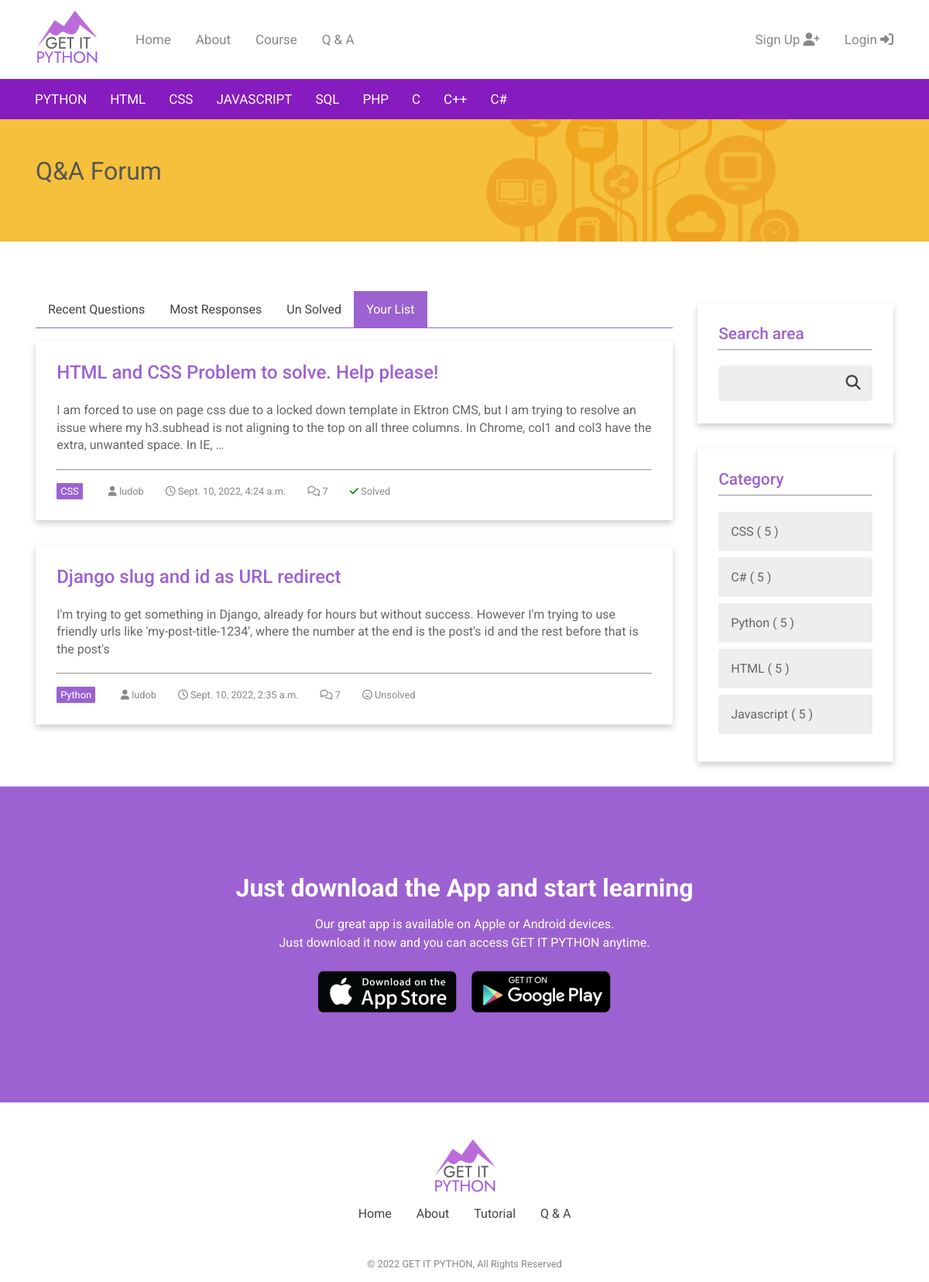
Page /forums/selected/ludob/ on the committed database.
### forums/models.py (models this page shows, shortened)
class Forum(models.Model):
    title = models.CharField(max_length=255, unique=True)
    slug = models.SlugField(allow_unicode=True, unique=True)
    category = models.ForeignKey(
        Category, related_name="categories", on_delete=models.CASCADE)
    description = models.TextField(blank=True, default='')
    created_at = models.DateTimeField(auto_now=True)
    updated = models.DateTimeField(auto_now=True)
    is_closed = models.BooleanField(default=False)
    user = models.ForeignKey(User, related_name='forums',
                             on_delete=models.CASCADE)
    class Meta:
        ordering = ["-created_at"]

class Category(models.Model):
    name = models.CharField(max_length=50, unique=True)
    position = models.IntegerField(default=0)
    class Meta:
        ordering = ['position']
    def __str__(self):
        return self.name

### accounts/models.py (models this page shows)
class CustomUser(AbstractUser):
    age = models.PositiveIntegerField(null=True, blank=True)

### forums/views.py (the view)
class ListSelectedUserForums(generic.ListView):
    model = Forum
    template_name = 'forums/forum_list_selected_user.html'
    def get_queryset(self):
        try:
            self.post_user = User.objects.prefetch_related("forums").get(
                username__iexact=self.kwargs.get("user")
            )
        except User.DoesNotExist:
            raise Http404
        else:
            return self.post_user.forums.all()
    def get_context_data(self, **kwargs):
        context = super().get_context_data(**kwargs)
        context['category'] = Category.objects.all()
        return context

### forums/templates/forums/forum_list_selected_user.html (shortened to what this page needs)
{% extends 'forums/forum_base.html' %}
{% block forum_header %}
    {% include "forums/_forum_simple_header.html" %}
{% endblock %}
{% block preforum %}
    <nav  class="forum_navbar">
        <ul>
            <li><a href="{% url 'forums:all' %}">Recent Questions</a></li>
            <li><a href="#">Most Responses</a></li>
            <li><a href="{% url 'forums:selected_unsolved' %}">Un Solved</a></li>
            <li><a id="active" href="{% url 'forums:selected_user' user.username %}">Your List</a></li>
          </ul>
    </nav>
{% endblock %}
{% block forum_content %}
    <div>
        {% for forum in forum_list %}
        <div class="card_forum">
            <h2 class="forum_list_title">
                <a class='list' href="{% url 'forums:single' pk=forum.pk %}">{{forum.title}}</a></h2>
            <p class="form_list_text">{{forum.description|truncatewords:50}}</p>
            <hr>
            <div class="forum_list_detail">
                <span id="tag">{{forum.category}}</span>
                <span><i class="fas fa-user"></i> {{forum.user}}</span>
                <span><i class="far fa-clock"></i> {{forum.created_at}}</span>
                <span><i class="far fa-comments"></i> 7</span>
                {% if forum.is_closed == True %}
                    <span><i class="fas fa-check" style="color:green;"></i> Solved</span>
                {% else %}
                    <span><i class="far fa-frown-open"></i> Unsolved</span>
                {% endif %}
            </div>
        </div>
        {% endfor %}
    </div>
{% endblock %}
{% block category %}
<div>
    <div class="card_forum">
        {% if user.is_authenticated %}
            <h3 class="forum_cat_title">Hi {{ user.username }}!</h3>
            <hr>
            <div class="forum_cat_list_container">
                <a class="forum_user_box" href="{% url 'forums:create' %}">
                    <i class="fas fa-edit"></i> Post New Question</a>
                <a class="forum_user_box" href="{% url 'forums:selected_user' user.username %}">Your Post List</a>
                <a class="forum_user_box" href="#">Your Comment List</a>
            </div>
        {% else %}
        <h3 class="forum_cat_title">Search area</h3>
        <hr>
        <br>
        {% endif %}
        <form class="forum_search_right" action="#">
            <input type="text" name="search"><button type="submit"><i class="fa fa-search"></i></button>
        </form>
    </div>
    <div class="card_forum">
        <h3 class="forum_cat_title">Category</h3>
        <hr>
        <div class="forum_cat_list_container">
            {% for c in category %}
            <a class="forum_cat_box" href="#">{{c.name}} &#40; 5 &#41;</a>
            {% endfor %}
        </div>
{% endblock %}

### static/css/main.css (style rules this page uses)
* { margin: 0; padding: 0; box-sizing: border-box; }
body { font-family: Roboto, Arial, Helvetica, sans-serif; }
h3 { font-size: 35px; }
a { text-decoration: none; }
li { list-style: none; }
button { border: none; border-radius: .3rem; transition-duration: 0.3s; }
nav { padding: 0; }

### static/css/forum.css (style rules this page uses)
.card_forum { box-shadow: 0 4px 8px 0 rgba(0, 0, 0, 0.2); transition: 0.3s; margin: 1rem 1rem 2rem 1rem; padding: 1.7rem; }
.forum_navbar ul { list-style-type: none; margin: 0 1rem; padding: 0; overflow: hidden; background-color: #ffffff; border-bottom: 1px solid #9C62D1; }
.forum_navbar li { float: left; }
.forum_navbar li a { display: block; color: #444444; text-align: center; padding: 14px 16px; text-decoration: none; }
#active { background-color: #9C62D1; color: #ffffff; }
.forum_list_title { font-family: Roboto, Arial, Helvetica, sans-serif; font-weight: 500; font-size: 1.5rem; padding-bottom: 1.5rem; color: #666666; }
.forum_list_title a { color: #9C62D1; }
.form_list_text { color: #666666; padding-bottom: 1.2rem; line-height: 1.4rem; }
.forum_list_detail { margin-top: 1rem; }
.forum_list_detail span { font-size: .8rem; color: #888888; padding-right: 1.5rem; }
#tag { display: inline-block; padding: 3px 5px; margin-right: 1.8rem; background-color: #9C62D1; color: #ffffff; border-radius: 1.5px; }
.forum_cat_title { font-family: Roboto, Arial, Helvetica, sans-serif; font-weight: 500; font-size: 1.3rem; padding-bottom: .5rem; color: #9C62D1; }
.forum_cat_list_container { padding-top: .8rem; }
.forum_cat_box { display: block; background-color: #eeeeee; margin: .5rem 0; padding: 1rem; border-radius: 3px; color: #666666; }
.forum_search_right { display: block; padding-bottom: 3rem; ; }
form.forum_search_right input[type=text] { padding: 10px; font-size: 17px; border: 3px solid #eeeeee; border-radius: 5px 0px 0px 5px; float: left; width: 75%; background: #eeeeee; margin-bottom: 5rem; }
form.forum_search_right button { float: left; width: 25%; padding: 10px; background: #eeeeee; color: #444444; font-size: 1.2rem; border: 2px solid #eeeeee; cursor: pointer; border-radius: 0 5px 5px 0; display: block; }

### rows in the picture
Forum: title "HTML and CSS Problem to solve. Help please!", description "I am forced to use on page css due to a locked down template in Ektron CMS, but I am trying to resolve an issue where my h3.subhead is not aligning to the top on all three columns. In Chrome, col1 and col3 have the extra, unwanted space. In IE, …", category "CSS", user "ludob", created_at "Sept. 10, 2022, 4:24 a.m.", is_closed True (drawn)
Forum: title "Django slug and id as URL redirect", description "I'm trying to get something in Django, already for hours but without success. However I'm trying to use friendly urls like 'my-post-title-1234', where the number at the end is the post's id and the rest before that is the post's", category "Python", user "ludob", created_at "Sept. 10, 2022, 2:35 a.m.", is_closed False (drawn)
Category: name "CSS"
Category: name "C#"
Category: name "Python"
Category: name "HTML"
Category: name "Javascript"
